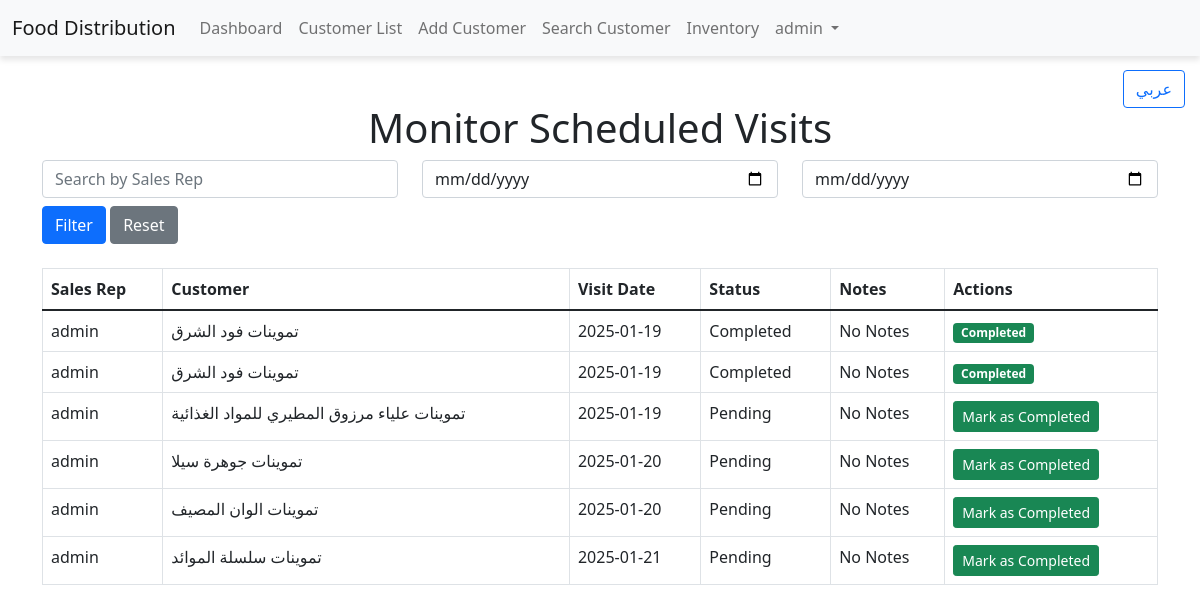
The app's page /monitor_visits (signed in) with its own data.
### app/database.py (models this page shows)
class ToVisit(db.Model):
    __tablename__ = 'ToVisit'
    id = Column(Integer, primary_key=True)
    customer_id = Column(Integer, ForeignKey('Customers.CustomerID'), nullable=False)
    rep_id = Column(Integer, ForeignKey('Users.UserID'), nullable=False)
    visit_date = Column(Date, nullable=False)
    status = Column(String(50), default='Pending')
    notes = Column(Text, nullable=True)
    created_at = Column(DateTime, default=datetime.utcnow)
    customer = relationship("Customer", backref="to_visit_entries")
    rep = relationship("User", backref="to_visit_entries")

class User(db.Model):
    __tablename__ = 'Users'
    UserID = db.Column(db.Integer, primary_key=True)
    Username = db.Column(db.String(100), nullable=False, unique=True)
    Password = db.Column(db.String(255), nullable=False)
    Role = db.Column(db.String(50), nullable=False, default='user')

class Customer(db.Model):
    __tablename__ = 'Customers'
    CustomerID = db.Column(db.Integer, primary_key=True)
    StoreName = db.Column(db.String(100), nullable=False)
    StreetName = db.Column(db.String(100), nullable=False)
    District = db.Column(db.String(50), nullable=False)
    ContactPerson = db.Column(db.String(100))
    ContactPhone = db.Column(db.String(20))
    Location = db.Column(db.String(255))
    Notes = db.Column(db.String(255))

### app/main.py (the view)
@app.route('/monitor_visits', methods=['GET'])
@login_required
@role_required(['admin'])
def monitor_visits():
    query = db.session.query(ToVisit).join(Customer).join(User)
    rep = request.args.get('rep')
    start_date = request.args.get('start_date')
    end_date = request.args.get('end_date')
    if rep:
        query = query.filter(User.Username.ilike(f"%{rep}%"))
    if start_date:
        query = query.filter(ToVisit.visit_date >= start_date)
    if end_date:
        query = query.filter(ToVisit.visit_date <= end_date)
    page = request.args.get('page', 1, type=int)
    visits = db.session.query(ToVisit).join(Customer).join(User).order_by(ToVisit.visit_date).paginate(page=page,
                                                                                                       per_page=10)
    return render_template('monitor_visits.html', visits=visits)

### app/main.py (called while the page is built)
def login_required(f):
    @wraps(f)
    def decorated_function(*args, **kwargs):
        if 'user_id' not in session:
            return redirect(url_for('login'))
        return f(*args, **kwargs)
    return decorated_function

### app/templates/monitor_visits.html (shortened to what this page needs)
{% extends "base.html" %}
{% block content %}
<h1 class="text-center mt-5" data-key="MonitorScheduledVisits">Monitor Scheduled Visits</h1>
<form method="GET" action="{{ url_for('monitor_visits') }}" class="mb-4">
    <div class="row">
        <div class="col-md-4">
            <input type="text" name="rep" class="form-control" placeholder="Search by Sales Rep" value="{{ request.args.get('rep', '') }}" data-key-placeholder="SearchBySalesRep">
        </div>
        <div class="col-md-4">
            <input type="date" name="start_date" class="form-control" value="{{ request.args.get('start_date', '') }}" data-key-placeholder="StartDate">
        </div>
        <div class="col-md-4">
            <input type="date" name="end_date" class="form-control" value="{{ request.args.get('end_date', '') }}" data-key-placeholder="EndDate">
        </div>
        <div class="col-md-4 mt-2">
            <button type="submit" class="btn btn-primary" data-key="Filter">Filter</button>
            <a href="{{ url_for('monitor_visits') }}" class="btn btn-secondary" data-key="Reset">Reset</a>
        </div>
    </div>
</form>
<div class="table-responsive">
    <table class="table table-bordered">
        <thead>
            <tr>
                <th data-key="SalesRep">Sales Rep</th>
                <th data-key="Customer">Customer</th>
                <th data-key="VisitDate">Visit Date</th>
                <th data-key="Status">Status</th>
                <th data-key="Notes">Notes</th>
                <th data-key="Actions">Actions</th>
            </tr>
        </thead>
        <tbody>
            {% for visit in visits %}
            <tr>
                <td>{{ visit.rep.Username }}</td>
                <td>{{ visit.customer.StoreName }}</td>
                <td>{{ visit.visit_date.strftime('%Y-%m-%d') }}</td>
                <td>{{ visit.status }}</td>
                <td>{{ visit.notes or "No Notes" }}</td>
                <td>
                    {% if visit.status == 'Pending' %}
                    <form method="POST" action="{{ url_for('complete_visit', visit_id=visit.id) }}">
                        <button type="submit" class="btn btn-success btn-sm" data-key="MarkAsCompleted">Mark as Completed</button>
                    </form>
                    {% else %}
                    <span class="badge bg-success" data-key="Completed">Completed</span>
                    {% endif %}
                </td>
            </tr>
            {% else %}
            <tr>
                <td colspan="6" class="text-center text-muted" data-key="NoVisitsScheduled">No visits scheduled.</td>
            </tr>
            {% endfor %}
        </tbody>
    </table>
</div>
{% endblock %}

### records on screen
ToVisit: rep.Username "admin", customer.StoreName "تموينات فود الشرق", visit_date "2025-01-19", status "Completed", notes "No Notes"
ToVisit: rep.Username "admin", customer.StoreName "تموينات فود الشرق", visit_date "2025-01-19", status "Completed", notes "No Notes"
ToVisit: rep.Username "admin", customer.StoreName "تموينات علياء مرزوق المطيري للمواد الغذائية", visit_date "2025-01-19", status "Pending", notes "No Notes"
ToVisit: rep.Username "admin", customer.StoreName "تموينات جوهرة سيلا", visit_date "2025-01-20", status "Pending", notes "No Notes"
ToVisit: rep.Username "admin", customer.StoreName "تموينات الوان المصيف", visit_date "2025-01-20", status "Pending", notes "No Notes"
ToVisit: rep.Username "admin", customer.StoreName "تموينات سلسلة الموائد", visit_date "2025-01-21", status "Pending", notes "No Notes"

### other values on screen
{{ session.get('username') }} "admin"
